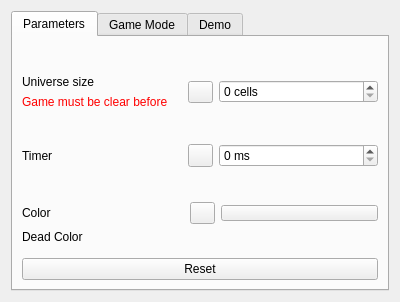
<?xml version="1.0" encoding="UTF-8"?>
<ui version="4.0">
 <class>ParametersDialog</class>
 <widget class="QDialog" name="ParametersDialog">
  <property name="geometry">
   <rect>
    <x>0</x>
    <y>0</y>
    <width>400</width>
    <height>300</height>
   </rect>
  </property>
  <property name="windowTitle">
   <string>Parameters</string>
  </property>
  <property name="windowIcon">
   <iconset resource="resources.qrc">
    <normaloff>:/assets/i_params.png</normaloff>:/assets/i_params.png</iconset>
  </property>
  <layout class="QGridLayout" name="gridLayout_2">
   <item row="1" column="0">
    <layout class="QGridLayout" name="gridLayout">
     <item row="0" column="0">
      <widget class="QTabWidget" name="tabWidget">
       <property name="minimumSize">
        <size>
         <width>0</width>
         <height>280</height>
        </size>
       </property>
       <property name="currentIndex">
        <number>0</number>
       </property>
       <widget class="QWidget" name="tab">
        <attribute name="title">
         <string>Parameters</string>
        </attribute>
        <layout class="QGridLayout" name="gridLayout_3">
         <item row="2" column="0">
          <spacer name="verticalSpacer_4">
           <property name="orientation">
            <enum>Qt::Vertical</enum>
           </property>
           <property name="sizeHint" stdset="0">
            <size>
             <width>20</width>
             <height>40</height>
            </size>
           </property>
          </spacer>
         </item>
         <item row="0" column="0">
          <layout class="QVBoxLayout" name="verticalLayout_4">
           <item>
            <spacer name="verticalSpacer_3">
             <property name="orientation">
              <enum>Qt::Vertical</enum>
             </property>
             <property name="sizeHint" stdset="0">
              <size>
               <width>20</width>
               <height>40</height>
              </size>
             </property>
            </spacer>
           </item>
           <item>
            <layout class="QHBoxLayout" name="horizontalLayout_8">
             <item>
              <layout class="QVBoxLayout" name="verticalLayout_2">
               <item>
                <widget class="QLabel" name="label">
                 <property name="text">
                  <string>Universe size</string>
                 </property>
                </widget>
               </item>
               <item>
                <widget class="QLabel" name="warning_label">
                 <property name="enabled">
                  <bool>true</bool>
                 </property>
                 <property name="text">
                  <string>&lt;html&gt;&lt;head/&gt;&lt;body&gt;&lt;p&gt;&lt;span style=&quot; color:#ff0000;&quot;&gt;Game must be clear before&lt;/span&gt;&lt;/p&gt;&lt;/body&gt;&lt;/html&gt;</string>
                 </property>
                 <property name="textFormat">
                  <enum>Qt::RichText</enum>
                 </property>
                </widget>
               </item>
              </layout>
             </item>
             <item>
              <widget class="QPushButton" name="reset_universe_pushButton">
               <property name="maximumSize">
                <size>
                 <width>25</width>
                 <height>16777215</height>
                </size>
               </property>
               <property name="toolTip">
                <string>Reset Universe</string>
               </property>
               <property name="text">
                <string/>
               </property>
               <property name="icon">
                <iconset resource="resources.qrc">
                 <normaloff>:/assets/i_reset.png</normaloff>:/assets/i_reset.png</iconset>
               </property>
               <property name="autoDefault">
                <bool>false</bool>
               </property>
              </widget>
             </item>
             <item>
              <widget class="QSpinBox" name="universe_spinBox">
               <property name="suffix">
                <string> cells</string>
               </property>
              </widget>
             </item>
            </layout>
           </item>
           <item>
            <spacer name="verticalSpacer_2">
             <property name="orientation">
              <enum>Qt::Vertical</enum>
             </property>
             <property name="sizeHint" stdset="0">
              <size>
               <width>20</width>
               <height>40</height>
              </size>
             </property>
            </spacer>
           </item>
           <item>
            <layout class="QHBoxLayout" name="horizontalLayout_7">
             <item>
              <widget class="QLabel" name="label_2">
               <property name="text">
                <string>Timer</string>
               </property>
              </widget>
             </item>
             <item>
              <widget class="QPushButton" name="reset_timer_pushButton">
               <property name="maximumSize">
                <size>
                 <width>25</width>
                 <height>25</height>
                </size>
               </property>
               <property name="toolTip">
                <string>Reset Timer</string>
               </property>
               <property name="text">
                <string/>
               </property>
               <property name="icon">
                <iconset resource="resources.qrc">
                 <normaloff>:/assets/i_reset_timer.png</normaloff>:/assets/i_reset_timer.png</iconset>
               </property>
               <property name="autoDefault">
                <bool>false</bool>
               </property>
              </widget>
             </item>
             <item>
              <widget class="QSpinBox" name="timer_spinBox">
               <property name="suffix">
                <string> ms</string>
               </property>
              </widget>
             </item>
            </layout>
           </item>
           <item>
            <spacer name="verticalSpacer">
             <property name="orientation">
              <enum>Qt::Vertical</enum>
             </property>
             <property name="sizeHint" stdset="0">
              <size>
               <width>20</width>
               <height>40</height>
              </size>
             </property>
            </spacer>
           </item>
           <item>
            <layout class="QVBoxLayout" name="verticalLayout">
             <item>
              <layout class="QHBoxLayout" name="horizontalLayout_6">
               <item>
                <widget class="QLabel" name="label_3">
                 <property name="text">
                  <string>Color</string>
                 </property>
                </widget>
               </item>
               <item>
                <widget class="QPushButton" name="reset_color_pushButton">
                 <property name="maximumSize">
                  <size>
                   <width>25</width>
                   <height>16777215</height>
                  </size>
                 </property>
                 <property name="toolTip">
                  <string>Reset Color</string>
                 </property>
                 <property name="text">
                  <string/>
                 </property>
                 <property name="icon">
                  <iconset resource="resources.qrc">
                   <normaloff>:/assets/i_reset_color.png</normaloff>:/assets/i_reset_color.png</iconset>
                 </property>
                 <property name="autoDefault">
                  <bool>false</bool>
                 </property>
                </widget>
               </item>
               <item>
                <widget class="QPushButton" name="colorpushButton">
                 <property name="minimumSize">
                  <size>
                   <width>157</width>
                   <height>16</height>
                  </size>
                 </property>
                 <property name="maximumSize">
                  <size>
                   <width>16</width>
                   <height>16</height>
                  </size>
                 </property>
                 <property name="text">
                  <string/>
                 </property>
                 <property name="iconSize">
                  <size>
                   <width>175</width>
                   <height>16</height>
                  </size>
                 </property>
                 <property name="autoDefault">
                  <bool>false</bool>
                 </property>
                </widget>
               </item>
              </layout>
             </item>
            </layout>
           </item>
           <item>
            <layout class="QHBoxLayout" name="horizontalLayout_9">
             <item>
              <widget class="QLabel" name="label_7">
               <property name="text">
                <string>Dead Color</string>
               </property>
              </widget>
             </item>
             <item>
              <widget class="QLabel" name="color_dead_label">
               <property name="text">
                <string/>
               </property>
              </widget>
             </item>
            </layout>
           </item>
          </layout>
         </item>
         <item row="3" column="0">
          <widget class="QPushButton" name="reset_parameter_pushButton">
           <property name="text">
            <string>Reset</string>
           </property>
           <property name="autoDefault">
            <bool>false</bool>
           </property>
          </widget>
         </item>
        </layout>
       </widget>
       <widget class="QWidget" name="tab_2">
        <attribute name="title">
         <string>Game Mode</string>
        </attribute>
        <layout class="QGridLayout" name="gridLayout_7">
         <item row="2" column="0">
          <widget class="QPushButton" name="reset_mode_pushButton">
           <property name="text">
            <string>Reset</string>
           </property>
           <property name="autoDefault">
            <bool>false</bool>
           </property>
          </widget>
         </item>
         <item row="0" column="0">
          <layout class="QGridLayout" name="gridLayout_6">
           <item row="4" column="0">
            <spacer name="verticalSpacer_10">
             <property name="orientation">
              <enum>Qt::Vertical</enum>
             </property>
             <property name="sizeHint" stdset="0">
              <size>
               <width>20</width>
               <height>40</height>
              </size>
             </property>
            </spacer>
           </item>
           <item row="3" column="0">
            <layout class="QHBoxLayout" name="horizontalLayout_5">
             <item>
              <widget class="QCheckBox" name="born_checkBox">
               <property name="text">
                <string>Born</string>
               </property>
               <property name="checked">
                <bool>true</bool>
               </property>
               <property name="tristate">
                <bool>false</bool>
               </property>
              </widget>
             </item>
             <item>
              <widget class="QSpinBox" name="born_min_spinBox">
               <property name="suffix">
                <string> neighbour</string>
               </property>
               <property name="maximum">
                <number>8</number>
               </property>
               <property name="value">
                <number>3</number>
               </property>
              </widget>
             </item>
             <item>
              <widget class="QLabel" name="label_5">
               <property name="maximumSize">
                <size>
                 <width>10</width>
                 <height>16777215</height>
                </size>
               </property>
               <property name="text">
                <string>to</string>
               </property>
              </widget>
             </item>
             <item>
              <widget class="QSpinBox" name="born_max_spinBox">
               <property name="suffix">
                <string>  neighbour</string>
               </property>
               <property name="maximum">
                <number>8</number>
               </property>
               <property name="value">
                <number>3</number>
               </property>
              </widget>
             </item>
            </layout>
           </item>
           <item row="5" column="0">
            <layout class="QHBoxLayout" name="horizontalLayout_3">
             <item>
              <widget class="QCheckBox" name="stase_checkBox">
               <property name="text">
                <string>Stase</string>
               </property>
               <property name="checked">
                <bool>true</bool>
               </property>
              </widget>
             </item>
             <item>
              <widget class="QSpinBox" name="stase_min_spinBox">
               <property name="suffix">
                <string> neighbour</string>
               </property>
               <property name="maximum">
                <number>8</number>
               </property>
               <property name="value">
                <number>2</number>
               </property>
              </widget>
             </item>
             <item>
              <widget class="QLabel" name="label_6">
               <property name="minimumSize">
                <size>
                 <width>10</width>
                 <height>0</height>
                </size>
               </property>
               <property name="maximumSize">
                <size>
                 <width>10</width>
                 <height>16777215</height>
                </size>
               </property>
               <property name="text">
                <string>to</string>
               </property>
              </widget>
             </item>
             <item>
              <widget class="QSpinBox" name="stase_max_spinBox">
               <property name="suffix">
                <string> neighbour</string>
               </property>
               <property name="maximum">
                <number>8</number>
               </property>
               <property name="value">
                <number>2</number>
               </property>
              </widget>
             </item>
            </layout>
           </item>
           <item row="7" column="0">
            <layout class="QHBoxLayout" name="horizontalLayout_2">
             <item>
              <widget class="QCheckBox" name="dead_checkBox">
               <property name="toolTip">
                <string>if a cell die no more cell can spawn on this spot</string>
               </property>
               <property name="text">
                <string>Dead mode</string>
               </property>
              </widget>
             </item>
            </layout>
           </item>
           <item row="1" column="0">
            <spacer name="verticalSpacer_11">
             <property name="orientation">
              <enum>Qt::Vertical</enum>
             </property>
             <property name="sizeHint" stdset="0">
              <size>
               <width>20</width>
               <height>40</height>
              </size>
             </property>
            </spacer>
           </item>
           <item row="6" column="0">
            <spacer name="verticalSpacer_12">
             <property name="orientation">
              <enum>Qt::Vertical</enum>
             </property>
             <property name="sizeHint" stdset="0">
              <size>
               <width>20</width>
               <height>40</height>
              </size>
             </property>
            </spacer>
           </item>
          </layout>
         </item>
         <item row="1" column="0">
          <spacer name="verticalSpacer_9">
           <property name="orientation">
            <enum>Qt::Vertical</enum>
           </property>
           <property name="sizeHint" stdset="0">
            <size>
             <width>20</width>
             <height>40</height>
            </size>
           </property>
          </spacer>
         </item>
        </layout>
       </widget>
       <widget class="QWidget" name="tab_3">
        <attribute name="title">
         <string>Demo</string>
        </attribute>
        <layout class="QGridLayout" name="gridLayout_5">
         <item row="0" column="0">
          <layout class="QGridLayout" name="gridLayout_4">
           <item row="0" column="0">
            <layout class="QVBoxLayout" name="verticalLayout_3">
             <item>
              <spacer name="verticalSpacer_8">
               <property name="orientation">
                <enum>Qt::Vertical</enum>
               </property>
               <property name="sizeHint" stdset="0">
                <size>
                 <width>20</width>
                 <height>40</height>
                </size>
               </property>
              </spacer>
             </item>
             <item>
              <widget class="QLabel" name="label_4">
               <property name="maximumSize">
                <size>
                 <width>16777215</width>
                 <height>112</height>
                </size>
               </property>
               <property name="toolTip">
                <string>https://en.wikipedia.org/wiki/Conway%27s_Game_of_Life#Examples_of_patterns</string>
               </property>
               <property name="text">
                <string>&lt;html&gt;&lt;head/&gt;&lt;body&gt;&lt;p&gt;&lt;a href=&quot;https://en.wikipedia.org/wiki/Conway%27s_Game_of_Life#Examples_of_patterns&quot;&gt;&lt;span style=&quot; text-decoration: underline; color:#0000ff;&quot;&gt;Example of patterns&lt;/span&gt;&lt;/a&gt;&lt;/p&gt;&lt;/body&gt;&lt;/html&gt;</string>
               </property>
               <property name="alignment">
                <set>Qt::AlignCenter</set>
               </property>
               <property name="openExternalLinks">
                <bool>true</bool>
               </property>
              </widget>
             </item>
             <item>
              <spacer name="verticalSpacer_7">
               <property name="orientation">
                <enum>Qt::Vertical</enum>
               </property>
               <property name="sizeHint" stdset="0">
                <size>
                 <width>20</width>
                 <height>40</height>
                </size>
               </property>
              </spacer>
             </item>
             <item>
              <layout class="QHBoxLayout" name="horizontalLayout_4">
               <item>
                <widget class="QSpinBox" name="random_spinBox">
                 <property name="suffix">
                  <string> % </string>
                 </property>
                 <property name="maximum">
                  <number>100</number>
                 </property>
                 <property name="value">
                  <number>50</number>
                 </property>
                </widget>
               </item>
               <item>
                <widget class="QPushButton" name="random_pushButton">
                 <property name="text">
                  <string>Random </string>
                 </property>
                 <property name="autoDefault">
                  <bool>false</bool>
                 </property>
                </widget>
               </item>
              </layout>
             </item>
             <item>
              <spacer name="verticalSpacer_5">
               <property name="orientation">
                <enum>Qt::Vertical</enum>
               </property>
               <property name="sizeHint" stdset="0">
                <size>
                 <width>20</width>
                 <height>40</height>
                </size>
               </property>
              </spacer>
             </item>
             <item>
              <layout class="QHBoxLayout" name="horizontalLayout">
               <item>
                <widget class="QComboBox" name="demo_comboBox">
                 <item>
                  <property name="text">
                   <string>Aircraft carrier (stable)</string>
                  </property>
                 </item>
                 <item>
                  <property name="text">
                   <string>Beehive (stable)</string>
                  </property>
                 </item>
                 <item>
                  <property name="text">
                   <string>Boat (stable)</string>
                  </property>
                 </item>
                 <item>
                  <property name="text">
                   <string>Loaf (stable)</string>
                  </property>
                 </item>
                 <item>
                  <property name="text">
                   <string>Beacon (oscillator)</string>
                  </property>
                 </item>
                 <item>
                  <property name="text">
                   <string>Toad (oscillator)</string>
                  </property>
                 </item>
                 <item>
                  <property name="text">
                   <string>Pentadecathlon (oscillator)</string>
                  </property>
                 </item>
                 <item>
                  <property name="text">
                   <string>Glider (ship)</string>
                  </property>
                 </item>
                 <item>
                  <property name="text">
                   <string>Small ship (ship)</string>
                  </property>
                 </item>
                 <item>
                  <property name="text">
                   <string>Glider Gun (canon)</string>
                  </property>
                 </item>
                 <item>
                  <property name="text">
                   <string>P46 Glider Gun (canon)</string>
                  </property>
                 </item>
                </widget>
               </item>
               <item>
                <widget class="QPushButton" name="demo_load_pushButton">
                 <property name="text">
                  <string>Load demo</string>
                 </property>
                 <property name="autoDefault">
                  <bool>false</bool>
                 </property>
                </widget>
               </item>
              </layout>
             </item>
            </layout>
           </item>
          </layout>
         </item>
         <item row="1" column="0">
          <spacer name="verticalSpacer_6">
           <property name="orientation">
            <enum>Qt::Vertical</enum>
           </property>
           <property name="sizeHint" stdset="0">
            <size>
             <width>20</width>
             <height>40</height>
            </size>
           </property>
          </spacer>
         </item>
        </layout>
       </widget>
      </widget>
     </item>
    </layout>
   </item>
  </layout>
 </widget>
 <resources>
  <include location="resources.qrc"/>
 </resources>
 <connections/>
</ui>
